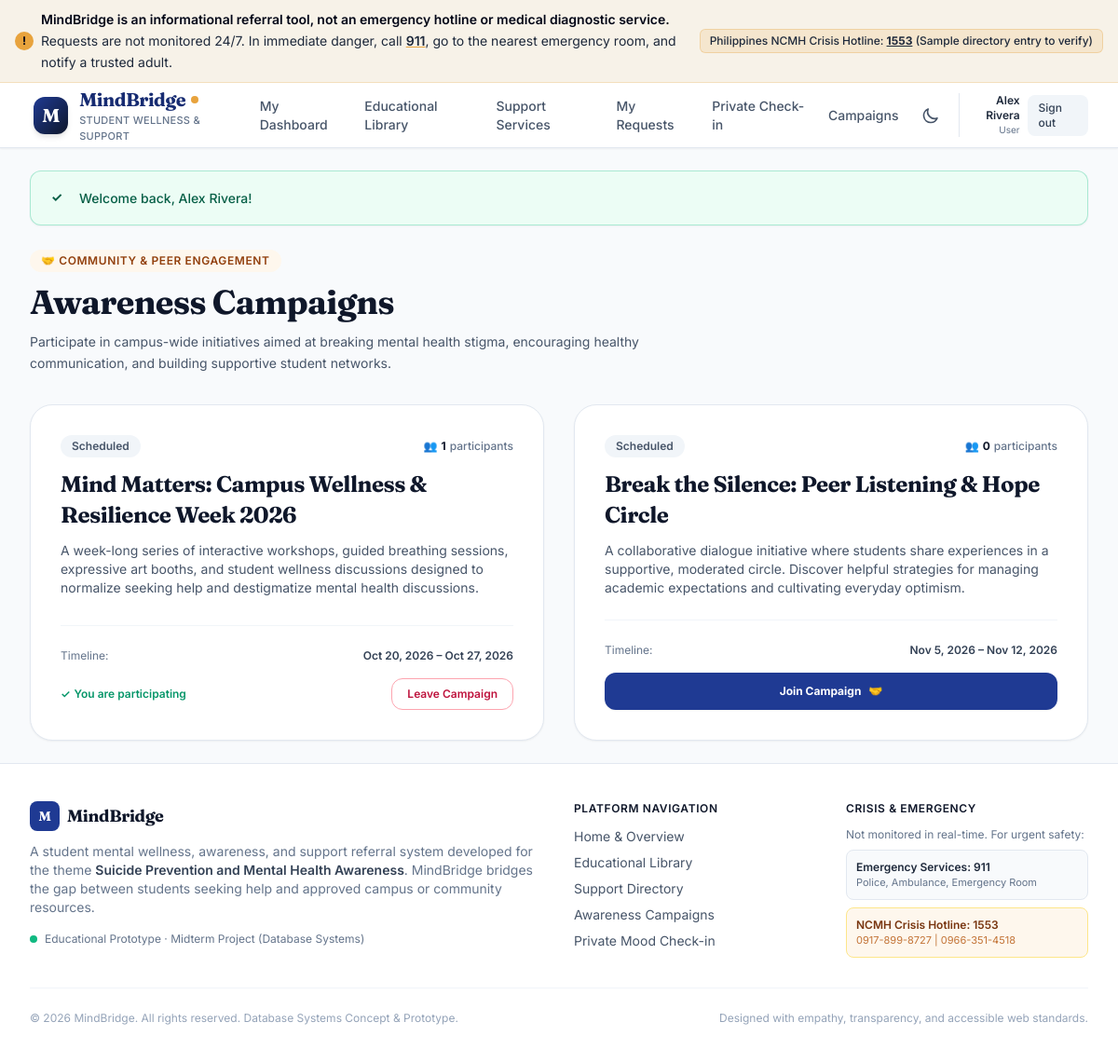
Screenshot of /user/campaigns.php (signed in) with the database file from the repository.
### tables this page shows
CREATE TABLE `awareness_campaigns` (
  `campaign_id` INT UNSIGNED AUTO_INCREMENT PRIMARY KEY,
  `title` VARCHAR(200) NOT NULL,
  `description` TEXT NOT NULL,
  `start_date` DATE NOT NULL,
  `end_date` DATE NOT NULL,
  `created_by` INT UNSIGNED NOT NULL,
  `created_at` TIMESTAMP NOT NULL DEFAULT CURRENT_TIMESTAMP,
  CONSTRAINT `fk_cmp_admin` FOREIGN KEY (`created_by`) REFERENCES `users`(`user_id`) ON DELETE CASCADE,
  CONSTRAINT `chk_campaign_dates` CHECK (`end_date` >= `start_date`),
  INDEX `idx_campaigns_dates` (`start_date`, `end_date`)
);

### user/campaigns.php (the view, shortened to what this page needs)
<?php
require_once __DIR__ . '/../includes/helpers.php';
$user = current_user();
$userId = (int)$user['user_id'];
$pdo = get_db();
$campaignsStmt = $pdo->prepare("
    SELECT c.campaign_id, c.title, c.description, c.start_date, c.end_date, c.created_at,
           COUNT(p.user_id) AS total_participants,
           MAX(CASE WHEN p.user_id = :uid THEN 1 ELSE 0 END) AS is_joined
    FROM awareness_campaigns c
    LEFT JOIN campaign_participants p ON c.campaign_id = p.campaign_id
    GROUP BY c.campaign_id
    ORDER BY c.start_date ASC
");
$campaignsStmt->execute(['uid' => $userId]);
$campaigns = $campaignsStmt->fetchAll();
require __DIR__ . '/../includes/header.php';
?>
<div class="mb-8 space-y-3">
  <div class="inline-flex items-center gap-2 px-3 py-1 rounded-full bg-amber-50 dark:bg-amber-950 text-amber-800 dark:text-amber-300 text-xs font-semibold uppercase tracking-wider">
    🤝 Community & Peer Engagement
  </div>
  <h1 class="font-display font-bold text-3xl sm:text-4xl text-slate-900 dark:text-white">Awareness Campaigns</h1>
  <p class="text-sm text-slate-600 dark:text-slate-400 max-w-2xl leading-relaxed">
    Participate in campus-wide initiatives aimed at breaking mental health stigma, encouraging healthy communication,
    and building supportive student networks.
  </p>
</div>
<div class="grid grid-cols-1 md:grid-cols-2 gap-8">
  <?php foreach ($campaigns as $camp): ?>
    <?php
    $isJoined = (bool)$camp['is_joined'];
    $startDate = new DateTime($camp['start_date']);
    $endDate = new DateTime($camp['end_date']);
    $today = new DateTime();
    $isActive = ($today >= $startDate && $today <= $endDate);
    ?>
    <article class="interactive-card bg-white dark:bg-slate-900 border border-slate-200 dark:border-slate-800 rounded-3xl p-6 sm:p-8 shadow-sm flex flex-col justify-between">
      <div>
        <div class="flex items-center justify-between gap-2 mb-3">
          <span class="px-3 py-1 rounded-full text-xs font-semibold <?= $isActive ? 'bg-emerald-100 text-emerald-800 dark:bg-emerald-950 dark:text-emerald-300 border border-emerald-300/40' : 'bg-slate-100 text-slate-600 dark:bg-slate-800 dark:text-slate-400' ?>">
            <?= $isActive ? 'Active Now' : 'Scheduled' ?>
          </span>
          <span class="text-xs text-slate-500 flex items-center gap-1 font-medium">
            <span>👥</span> <strong class="text-slate-900 dark:text-white"><?= (int)$camp['total_participants'] ?></strong> participants
          </span>
        </div>
        <h2 class="font-display font-bold text-2xl text-slate-900 dark:text-white mb-3 leading-snug">
          <?= e($camp['title']) ?>
        </h2>
        <p class="text-xs sm:text-sm text-slate-600 dark:text-slate-400 leading-relaxed mb-6">
          <?= e($camp['description']) ?>
        </p>
      </div>
      <div class="pt-6 border-t border-slate-100 dark:border-slate-800 space-y-4">
        <div class="flex items-center justify-between text-xs text-slate-500">
          <span>Timeline:</span>
          <span class="font-semibold text-slate-700 dark:text-slate-300">
            <?= $startDate->format('M j, Y') ?> – <?= $endDate->format('M j, Y') ?>
          </span>
        </div>
        <form method="POST" action="<?= BASE_URL ?>/user/campaigns.php">
          <?php if ($isJoined): ?>
            <div class="flex items-center justify-between gap-3">
              <span class="text-xs font-semibold text-emerald-600 dark:text-emerald-400 flex items-center gap-1">
                <span>✓</span> You are participating
              </span>
              <button type="submit" name="action" value="leave"
                class="px-4 py-2 rounded-xl border border-rose-300 dark:border-rose-800 text-rose-700 dark:text-rose-300 text-xs font-semibold hover:bg-rose-50 dark:hover:bg-rose-950/40 transition-colors">
                Leave Campaign
              </button>
            </div>
          <?php else: ?>
            <button type="submit" name="action" value="join"
              class="w-full py-3 rounded-xl bg-indigo-800 hover:bg-indigo-900 text-white text-xs font-bold shadow-sm transition-colors flex items-center justify-center gap-2">
              <span>Join Campaign</span>
              <span>🤝</span>
            </button>
          <?php endif; ?>
        </form>
      </div>
    </article>
  <?php endforeach; ?>
</div>
<?php require __DIR__ . '/../includes/footer.php'; ?>

### assets/css/app.css (style rules this page uses)
:root { --primary: #1f3a93; --primary-hover: #172c72; --primary-light: #eef2ff; --accent: #e8a33d; --accent-hover: #cf8b27; --accent-light: #fef7ed; --bg-main: #f8fafc; --card-bg: #ffffff; --text-main: #0f172a; --text-muted: #64748b; --border-color: #e2e8f0; }
body { font-family: 'Inter', -apple-system, BlinkMacSystemFont, "Segoe UI", Roboto, sans-serif; background-color: var(--bg-main); color: var(--text-main); line-height: 1.6; transition: background-color 0.25s ease, color 0.25s ease; }
h1, h2, h3, .font-display { font-family: 'Fraunces', Georgia, serif; letter-spacing: -0.02em; }
.interactive-card { transition: transform 0.2s ease, box-shadow 0.2s ease, border-color 0.2s ease; }

### rows the page displays
awareness_campaigns: shows "Scheduled", total_participants "1", title "Mind Matters: Campus Wellness & Resilience Week 2026", description "A week-long series of interactive workshops, guided breathing sessions, expressive art booths, and student wellness discussions designed to normalize seeking help and destigmatize mental health discussions.", start_date "Oct 20, 2026", end_date "Oct 27, 2026", shows "You are participating"
awareness_campaigns: shows "Scheduled", total_participants "0", title "Break the Silence: Peer Listening & Hope Circle", description "A collaborative dialogue initiative where students share experiences in a supportive, moderated circle. Discover helpful strategies for managing academic expectations and cultivating everyday optimism.", start_date "Nov 5, 2026", end_date "Nov 12, 2026", shows "Join Campaign"

### other values shown
$currentUser['full_name'] "Alex Rivera"
$currentUser['role'] "User"
$style['icon'] "✓"
$msg "Welcome back, Alex Rivera!"
